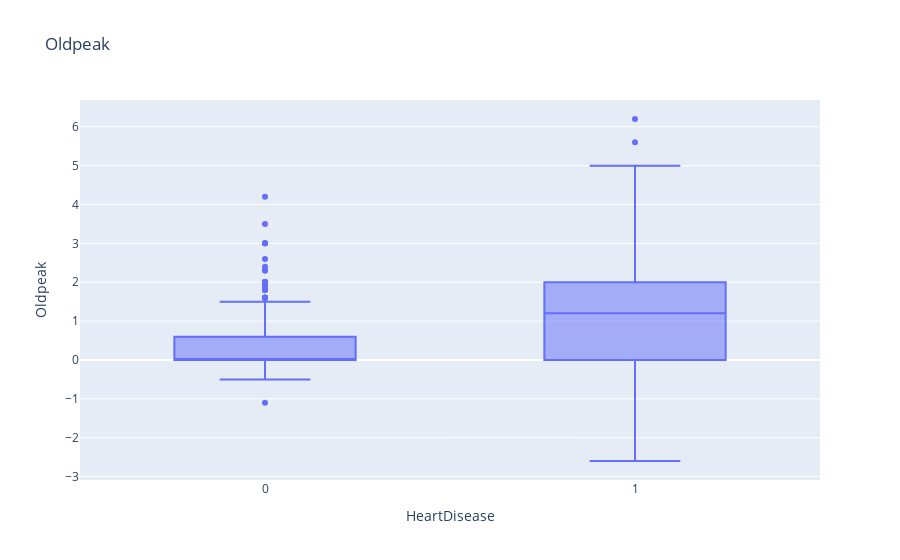

Notebook code cell kept with this figure:
### Markdown cell above
some outliers are present in RestingBP but not that high.

### Code cell
# Check for outliers in Oldpeak
fig = px.box(df, y='Oldpeak', x='HeartDisease', title='Oldpeak')
fig.show()

### Figure 1 — Plotly figure (JSON) as saved in the notebook; plotly's stock layout.template omitted (floating-point values rounded to 4 significant figures; data arrays with more than 128 entries replaced by an {"elided": "..."} marker saying what was removed)
{"data": [{"alignmentgroup": "True", "hovertemplate": "HeartDisease=%{x}<br>Oldpeak=%{y}<extra></extra>", "legendgroup": "", "marker": {"color": "#636efa"}, "name": "", "notched": false, "offsetgroup": "", "orientation": "v", "showlegend": false, "type": "box", "x": {"elided": "918 int values"}, "x0": " ", "xaxis": "x", "y": {"elided": "918 float values"}, "y0": " ", "yaxis": "y"}], "layout": {"boxmode": "group", "legend": {"tracegroupgap": 0}, "title": {"text": "Oldpeak"}, "xaxis": {"anchor": "y", "domain": [0, 1], "title": {"text": "HeartDisease"}}, "yaxis": {"anchor": "x", "domain": [0, 1], "title": {"text": "Oldpeak"}}}}
